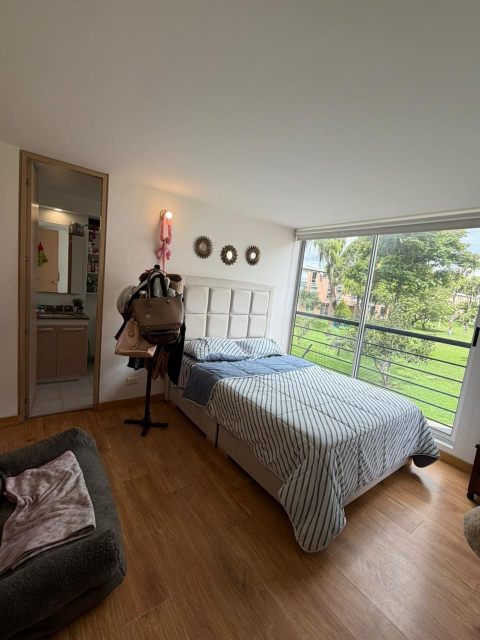
#> input picture assets/12.jpeg, 960 x 1280 px (shown at 1/2 size)
$ python create_social_cover.py
#> lines starting #> are read from the running program, lines starting #| are printed output that depends on the picture
from PIL import Image
import os

def create_social_cover(input_path, output_path):
#> called with input_path = 'assets/12.jpeg', output_path = 'assets/social-cover.jpeg'
    with Image.open(input_path) as img:
        # Target ratio 1.91:1 (ideal for FB/WhatsApp link previews) or Square
        # Let's go with 1200x630 (landscape) or 1000x1000 (square).
        # Since the input is 960x1280 (vertical), we should crop the center-middle or top.

#> img is the input picture: PIL image 960x1280 RGB; mean R, G, B 126, 116.1, 101.3
        target_width = 960
        target_height = 502 # approx 1.91:1

        # Center crop vertical
        top = (img.height - target_height) // 2
#> top = 389
        bottom = top + target_height
#> bottom = 891
        left = 0
        right = target_width

        cropped = img.crop((left, top, right, bottom))
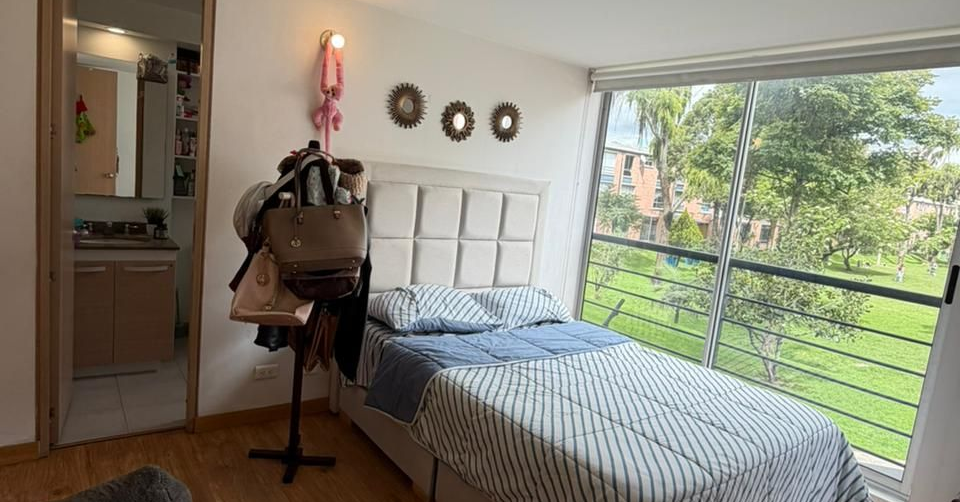
#> cropped: PIL image 960x502 RGB; mean R, G, B 135.3, 132.6, 116.3
        cropped.save(output_path, quality=90, optimize=True)
        print(f"Created social cover at {output_path}")

if __name__ == "__main__":
    create_social_cover('assets/12.jpeg', 'assets/social-cover.jpeg')

$ run again, with assets/1.jpeg copied over assets/12.jpeg
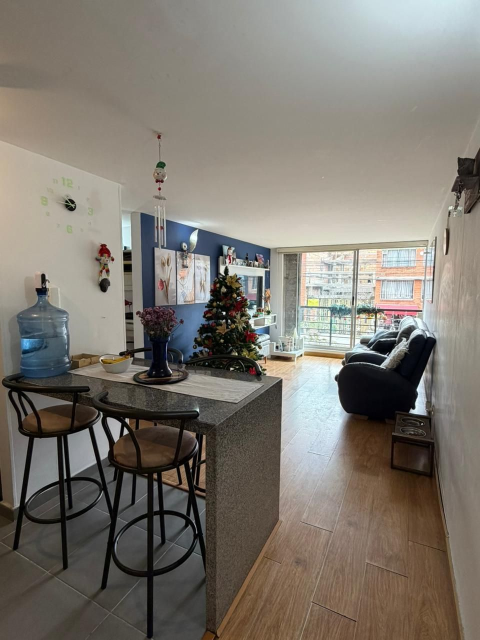
#> input picture assets/1.jpeg, 960 x 1280 px (shown at 1/2 size)
#> in create_social_cover, img is the input picture: PIL image 960x1280 RGB; mean R, G, B 125.7, 120.3, 112
#> in create_social_cover, `cropped = img.crop((left, top, right, bottom))`:
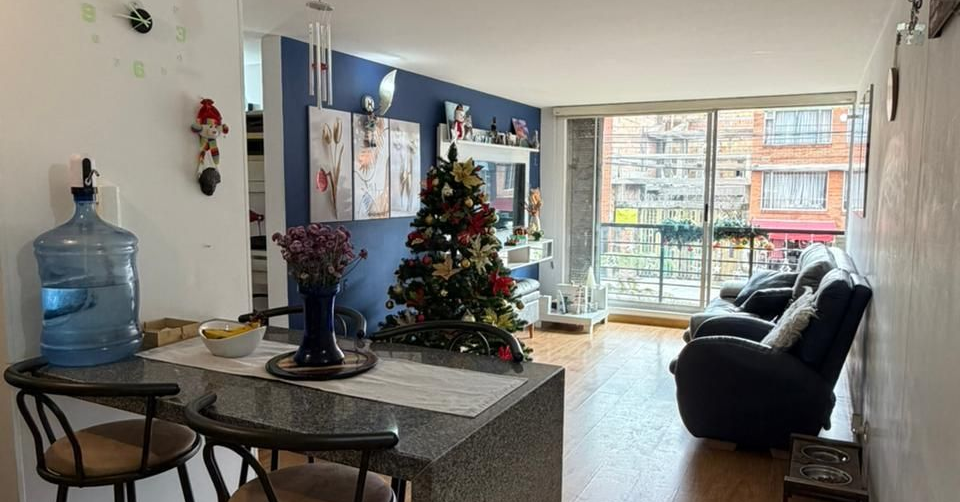
#> cropped: PIL image 960x502 RGB; mean R, G, B 131.1, 129.2, 123.1

$ run again, with assets/10.jpeg copied over assets/12.jpeg
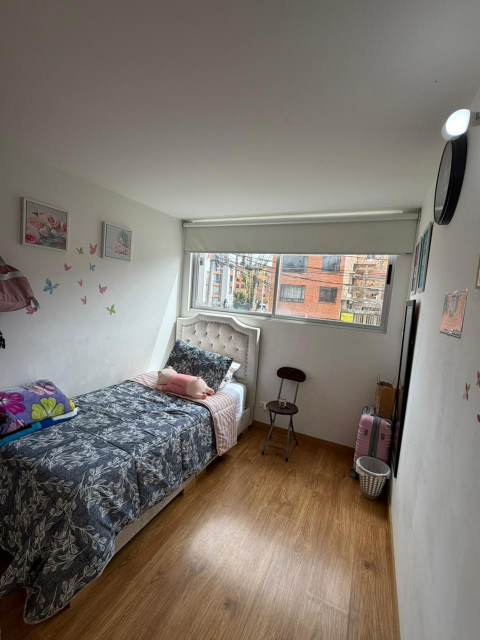
#> input picture assets/10.jpeg, 960 x 1280 px (shown at 1/2 size)
#> in create_social_cover, img is the input picture: PIL image 960x1280 RGB; mean R, G, B 126.2, 119, 111.1
#> in create_social_cover, `cropped = img.crop((left, top, right, bottom))`:
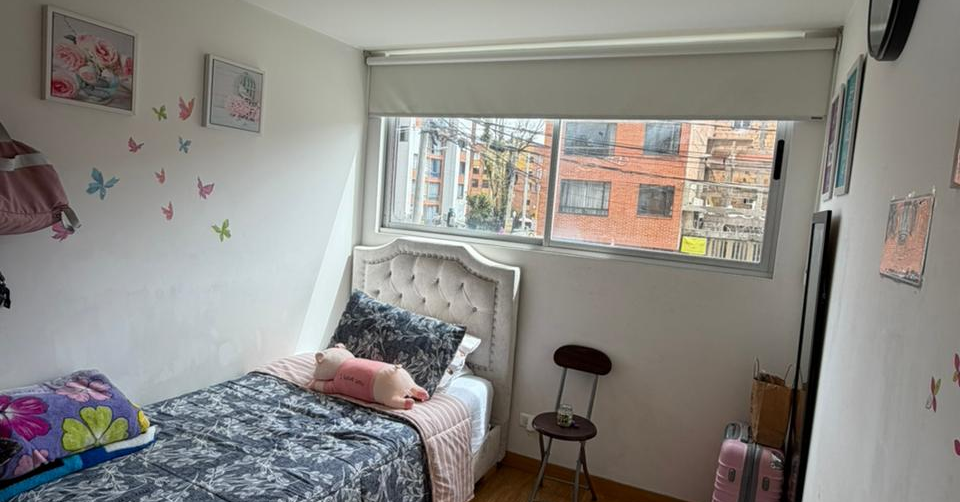
#> cropped: PIL image 960x502 RGB; mean R, G, B 140, 137.5, 133.1

$ run again, with assets/11.jpeg copied over assets/12.jpeg
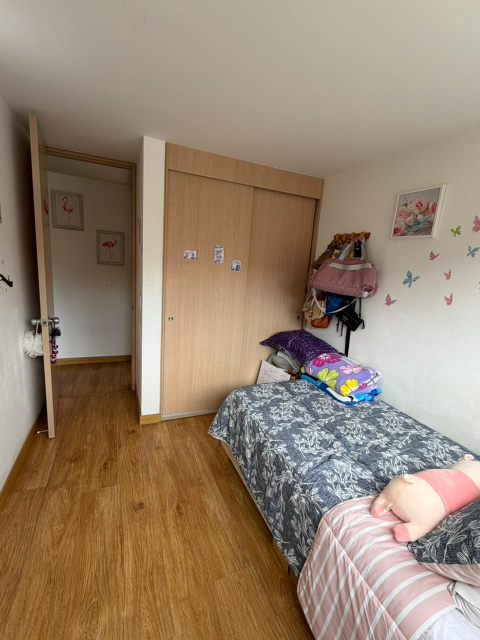
#> input picture assets/11.jpeg, 960 x 1280 px (shown at 1/2 size)
#> in create_social_cover, img is the input picture: PIL image 960x1280 RGB; mean R, G, B 151.5, 132.2, 112.3
#> in create_social_cover, `cropped = img.crop((left, top, right, bottom))`:
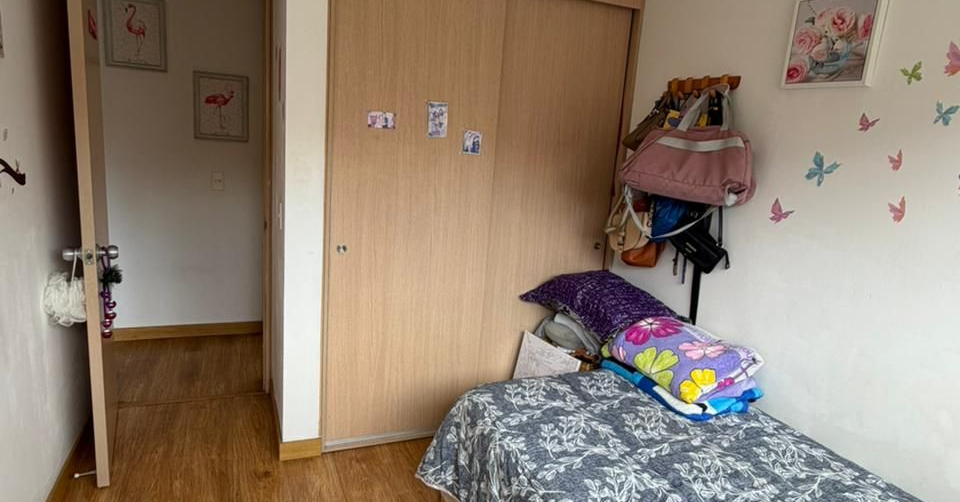
#> cropped: PIL image 960x502 RGB; mean R, G, B 146.6, 131, 115.9
